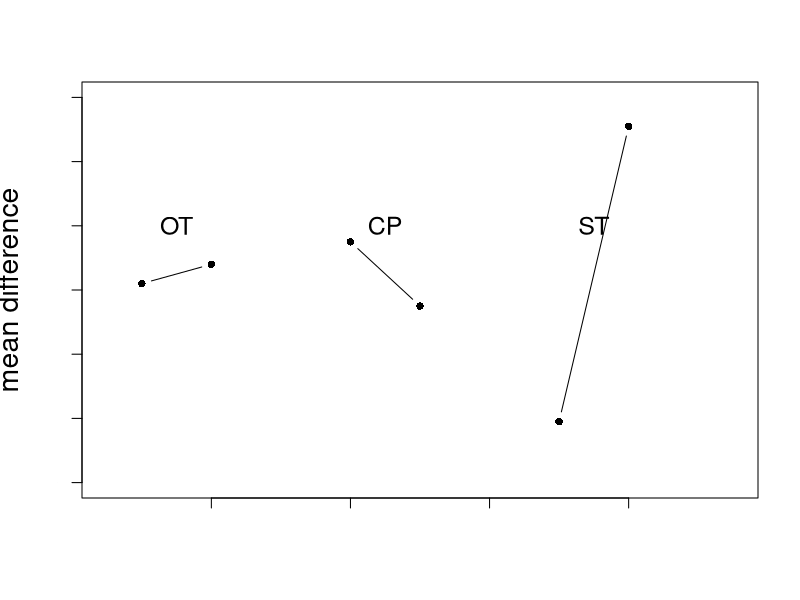
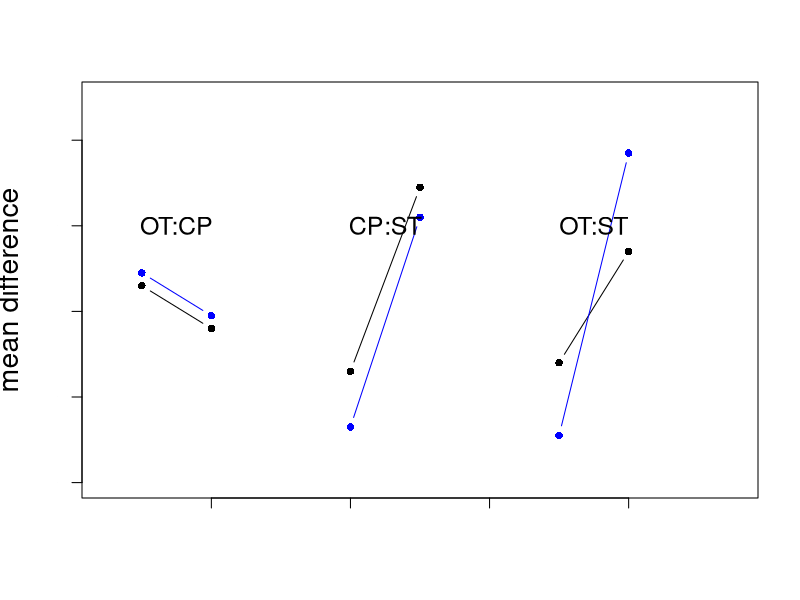
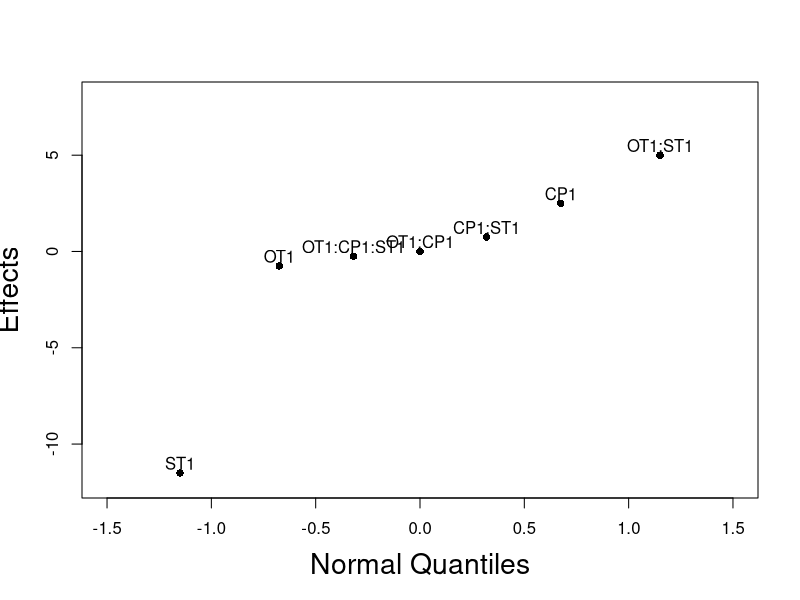
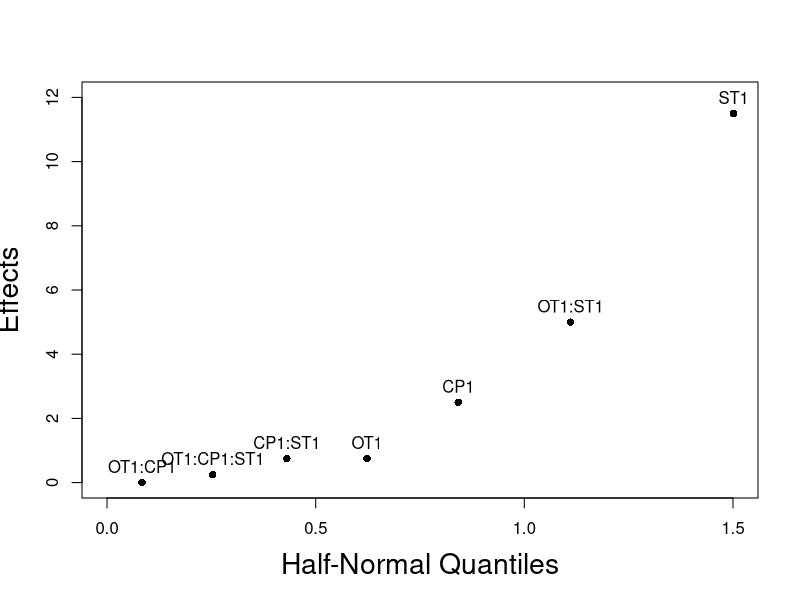

Write R code to recreate these figures, in order.
##########################################################################
#
#
# R-code for Ch.~7: 2^k factorial designs
#
#
##########################################################################
ls()
rm(list = ls())
##########################################################################
# Spring Experiment
##########################################################################
k <- 3
N <- 2^k
data <- matrix(nrow = N, ncol = k+1)
data[,1] <- rep(c(70, 120), each = 2^(k-1))
data[,2] <- rep(rep(c(0.5, 0.7), each = 2), times = 2)
data[,3] <- rep(c(1450, 1600), times = 2^(k-1))
data[,4] <- c(67, 79, 61, 75, 59, 90, 52, 87)
colnames(data) <- c("OT", "CP", "ST", "Y")
data <- as.data.frame(data)
data[, "OT"] <- as.factor(data[, "OT"])
data[,"CP"] <- as.factor(data[, "CP"])
data[,"ST"] <- as.factor(data[, "ST"])

# design matrix
X <- model.matrix(~OT*CP*ST, data = data,
                  contrasts = list(OT = "contr.sum", CP = "contr.sum", ST = "contr.sum"))

# note that the columns for the interaction columns are obtained by
# multiplying the columns of the main effect
all.equal(X[,"OT1"] * X[,"CP1"], X[,"OT1:CP1"])
all.equal(X[,"CP1"] * X[,"ST1"], X[,"CP1:ST1"])
all.equal(X[,"OT1"] * X[,"ST1"], X[,"OT1:ST1"])
all.equal(X[,"OT1"] * X[,"CP1"] * X[,"ST1"], X[,"OT1:CP1:ST1"])

# check orthogonality:
crossprod(X)

# effects:
aov1 <- aov(Y ~ OT*CP*ST, data = data,
            contrasts =list(OT = "contr.sum", CP = "contr.sum", ST = "contr.sum"))

effects <- coef(aov1)[-1] * 2 # [-1] for dropping the intercept
model.tables(aov1, type = "effects", se = F) # built-in R function

all_means <- model.tables(aov1, type = "means", se = F)

# main effects plot: 
plot(c(1,2), all_means$tables$OT, type = "b", ylim = c(55, 85), xlim = c(0.5, 9.5),
     cex.axis = 0.01, ylab = "mean difference", xlab = "", pch = 16 ,cex.lab = 1.7) 
points(c(4,5), all_means$tables$CP, type = "b", ylim = c(55, 85), xlim = c(0.5, 9.5),
     cex.axis = 0.01, ylab = "mean difference", xlab = "", pch = 16) 
points(c(7,8), all_means$tables$ST, type = "b", ylim = c(55, 85), xlim = c(0.5, 9.5),
       cex.axis = 0.01, ylab = "mean difference", xlab = "", pch = 16)
text(1.5, 75, "OT", cex = 1.5)
text(4.5, 75, "CP", cex = 1.5)
text(7.5, 75, "ST", cex = 1.5)

# interaction plot (manual):
plot(c(1,2), all_means$tables["OT:CP"][[1]][1,], type = "b", ylim = c(50, 95), xlim = c(0.5, 9.5),
     cex.axis = 0.01, ylab = "mean difference", xlab = "", pch = 16 ,cex.lab = 1.7) 
points(c(1,2), all_means$tables["OT:CP"][[1]][2,], type = "b",
       cex.axis = 0.01, ylab = "mean difference", xlab = "", pch = 16 ,cex.lab = 1.7, col = "blue")


points(c(4,5), all_means$tables["CP:ST"][[1]][1,], type = "b", 
       cex.axis = 0.01, ylab = "mean difference", xlab = "", pch = 16 ,cex.lab = 1.7)
points(c(4,5), all_means$tables["CP:ST"][[1]][2,], type = "b", 
     cex.axis = 0.01, ylab = "mean difference", xlab = "", pch = 16 ,cex.lab = 1.7, col = "blue") 


points(c(7,8), all_means$tables["OT:ST"][[1]][1,], type = "b", 
       cex.axis = 0.01, ylab = "mean difference", xlab = "", pch = 16 ,cex.lab = 1.7)
points(c(7,8), all_means$tables["OT:ST"][[1]][2,], type = "b", 
     cex.axis = 0.01, ylab = "mean difference", xlab = "", pch = 16 ,cex.lab = 1.7, col = "blue") 

text(1.5, 80, "OT:CP", cex = 1.5)
text(4.5, 80, "CP:ST", cex = 1.5)
text(7.5, 80, "OT:ST", cex = 1.5)

# Normal Plot and Half-Normal Plot

# Normal Plot
ord <- order(coef(aov1)[-1])
plot(qnorm((1:(N-1))/N), coef(aov1)[-1][ord], pch = 16,
     xlab = "Normal Quantiles", ylab = "Effects", cex.lab = 1.7, ylim = c(-12,8), xlim = c(-1.5, 1.5))
text(qnorm((1:(N-1))/N), coef(aov1)[-1][ord] + 0.5,
     labels = names(coef(aov1)[-1])[ord])

# Half-Normal Plot 

ord <- order(abs(coef(aov1)[-1]))
plot(qnorm(((N - 1) + (1:(N-1)))/(2*(N-1) + 1)), abs(coef(aov1)[-1])[ord], pch = 16,
     xlab = "Half-Normal Quantiles", ylab = "Effects", cex.lab = 1.7, ylim = c(0, 12), xlim = c(0, 1.5))

text(qnorm(((N - 1) + (1:(N-1)))/(2*(N-1) + 1)), abs(coef(aov1)[-1][ord]) + 0.5,
     labels = names(coef(aov1)[-1])[ord])

# How would go about finding your final model (?)
